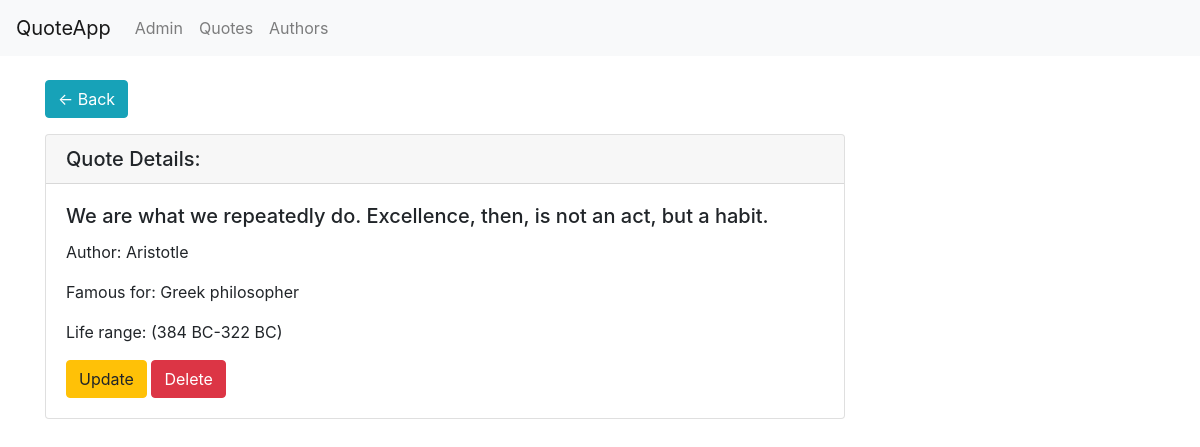
Screenshot of /basic_app/quotes/12/ with the database file from the repository.
### basic_app/models.py (models this page shows, shortened)
class QuotePost(models.Model):
    quoteDesription = models.CharField(max_length=128)
    quoteAuthor = models.ForeignKey(QuoteAuthor,on_delete = models.CASCADE,related_name ='quotesOfMan')

class QuoteAuthor(models.Model):
    author = models.CharField(max_length=64,unique=True)
    famousFor = models.CharField(max_length=32)
    lifeRange = models.CharField(max_length=64)
    def __str__(self):
        return self.author

### basic_app/views.py (the view)
# urls.py: path('quotes/<int:pk>/', views.QuoteDetailView.as_view(), name='detail'),
class QuoteDetailView(DetailView):
    context_object_name = 'quote_detail'
    model = QuotePost
    template_name = 'basic_app/quote_detail.html'

### templates/basic_app/quote_detail.html (shortened to what this page needs)
<!DOCTYPE html>
{% extends "basic_app/base.html" %}
{% block body_block %}
{% if quote_detail %}
<div class="container">
  <a href="{% url 'basic_app:quotes' %}" class="btn btn-info" role="button" aria-pressed="true"><- Back</a>
  <div class="card mt-3" style="width: 50rem;">
      <h5 class="card-header">Quote Details:</h5>
      <div class="card-body">
        <h5 class="card-title">{{quote_detail.quoteDesription}}</h5>
        <p class="card-text">Author: {{quote_detail.quoteAuthor}}</p>
        <p class="card-text">Famous for: {{quote_detail.quoteAuthor.famousFor}}</p>
        <p class="card-text">Life range: {{quote_detail.quoteAuthor.lifeRange}}</p>
        <a href="{% url 'basic_app:quote_update' pk=quote_detail.pk %}" class="btn btn-warning" role="button">Update</a>
        <a href="{% url 'basic_app:quote_delete' pk=quote_detail.pk %}" class="btn btn-danger" role="button">Delete</a>
      </div>
    </div>
</div>
{% endif %}
{% endblock %}

### rows the page displays
QuotePost: quoteDesription "We are what we repeatedly do. Excellence, then, is not an act, but a habit.", quoteAuthor "Aristotle", quoteAuthor.famousFor "Greek philosopher", quoteAuthor.lifeRange "(384 BC-322 BC)"
